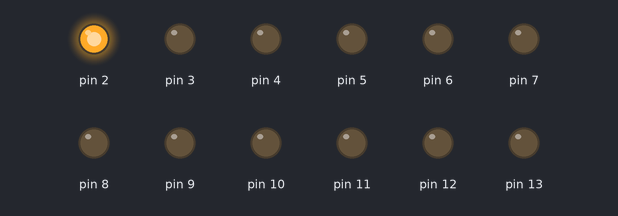
Simulated run of this sketch. Board: Arduino Uno, built with avr-gcc and run on an emulated ATmega328P. On the bench: output pins drawn as LEDs (lit = HIGH).

Above: at 0.02 s.
At 0.37 s:
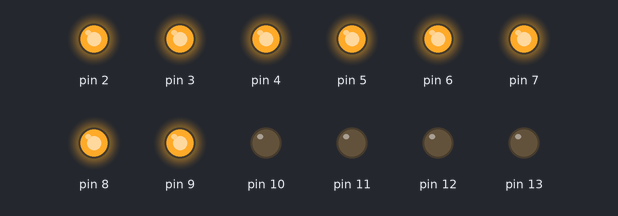
At 0.72 s:
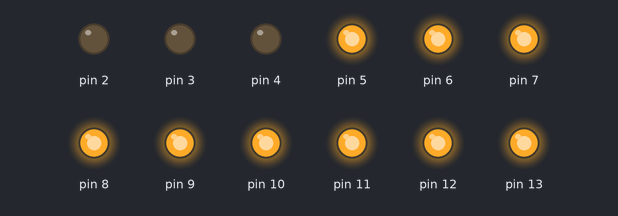
At 1.47 s:
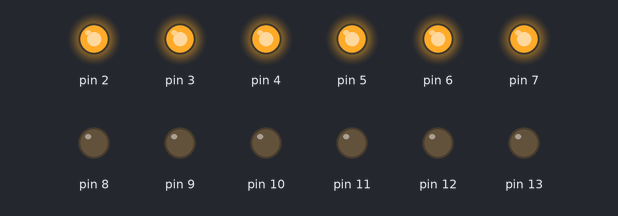
At 2.17 s:
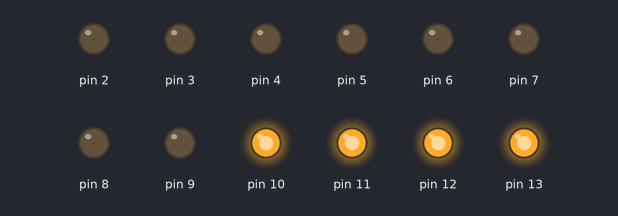
At 2.92 s:
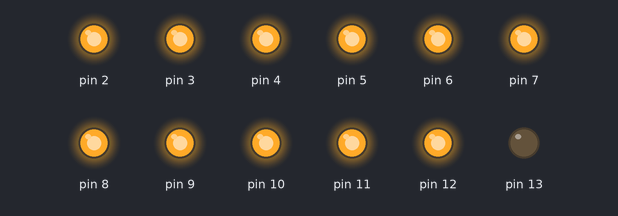
Timing chart, 0 to 3.2 s (numbered marks = the images above):
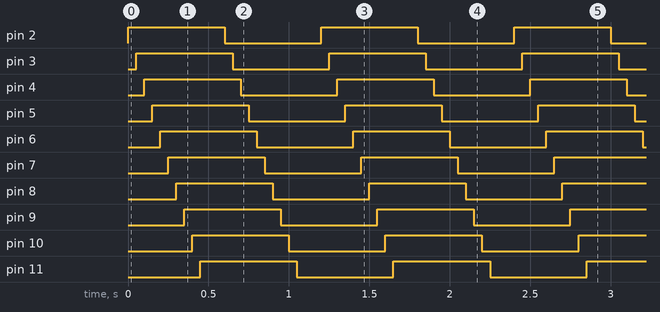

Measured:
- by itself, pin 2–13: alternates HIGH for 0.60 s and LOW for 0.60 s
- by itself, everything shown: repeats every 1.2 s, in 24 steps

The sketch:

uno.ino
```cpp
#include <Arduino.h>

void setup()
{
    int i;
    for (i = 2; i <= 13; i++)
    {
        pinMode(i, OUTPUT);
    }

}

void loop()
{
    int i;
    for (i = 2; i <= 13; i++)
    {
        digitalWrite(i, HIGH);
        delay(50);
    }


    for (i = 2; i <= 13; i++)
    {
        digitalWrite(i, LOW);
        delay(50);
    }
}
```
